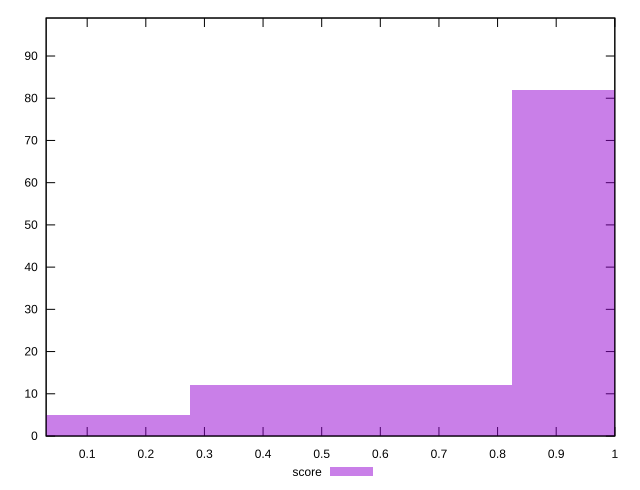

Generate this figure with gnuplot:
reset

$score <<EOF
1.0984782546495664 82
0 5
0.5492391273247832 12
EOF

set key outside below
set boxwidth 0.5492391273247832
set xrange [0.03:1]
set yrange [0:99]
set trange [0:99]
set style fill transparent solid 0.5 noborder
set terminal svg size 640, 490 enhanced background rgb 'white'
set output "report/report_00029_2021-02-24T13-36-40.390Z/largest-contentful-paint/samples/card/score/histogram.svg"

plot $score title "score" with boxes

reset
